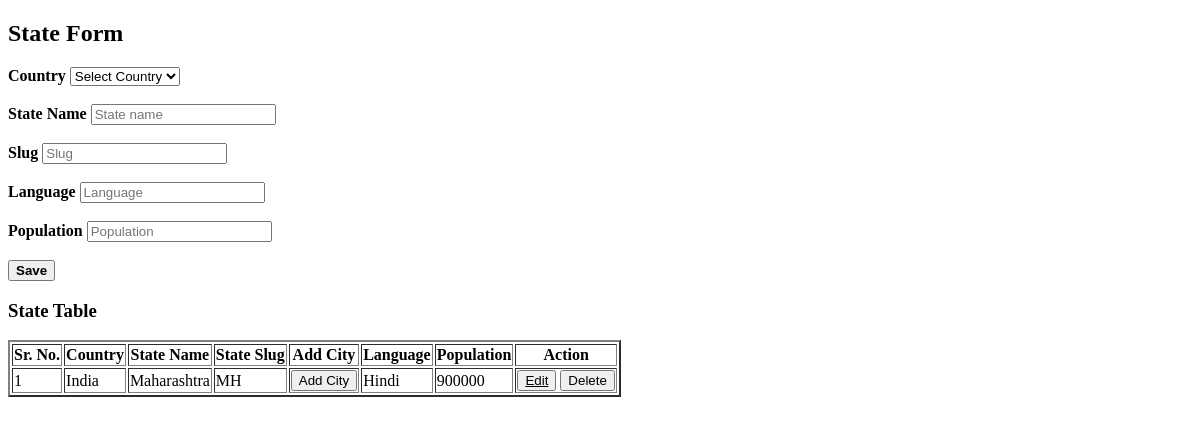
Before: /state with the older database file.
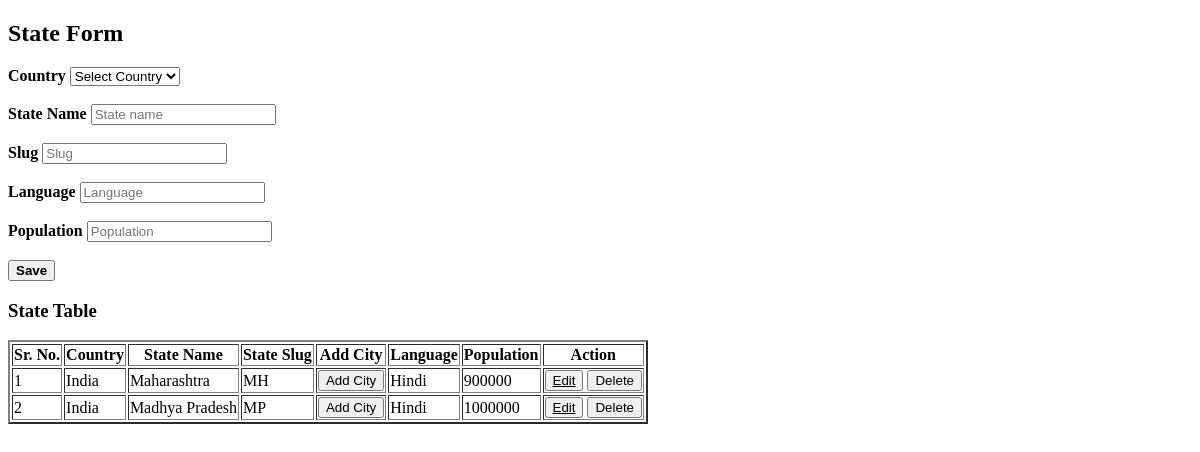
After: the same page with the newer database file.
### location_main/models.py (models this page shows, shortened)
class Base(models.Model):
    is_active = models.BooleanField(default=True)
    Created_date = models.DateTimeField(auto_now_add=True)
    Updated_date = models.DateTimeField(auto_now=True)
    uuid = models.UUIDField(default=uuid.uuid4)
    class Meta:
        abstract = True

class State(Base):
    name = models.CharField(max_length=100)
    slug = models.SlugField(unique=True)
    country = models.ForeignKey(Country, on_delete=models.CASCADE)
    language = models.CharField(max_length=100)
    population = models.IntegerField()

class Country(Base):
    name = models.CharField(max_length=100)
    slug = models.SlugField(unique=True)
    code = models.CharField(max_length=10, unique=True)
    flag = models.ImageField(upload_to='flag')
    is_state_available = models.BooleanField(default=True)

### location_main/views.py (the view, shortened to what this page needs)
# urls.py: path('state',StateView.as_view(), name='state'),
class StateView(View):
    def get(self, request):
        countryobj = Country.objects.filter(is_state_available = True)
        stateobj = State.objects.all()
        context = {'countries': countryobj, 'stateobj': stateobj}
        return render(request, 'state.html', context)

### template/state.html (shortened to what this page needs)
<!DOCTYPE html>
<html lang="en">
<head>
</head>
<body>
    <h2>State Form</h2>
    <div class="container-xxl flex-grow-1 container-p-y">
      <div class="card-body">
        <form action="{% url 'state' %}" enctype="multipart/form-data" method="post">
          <div class="row mb-3">
            <div class="col-md-6">
              <label class="form-label" for="country_id"><b>Country</b></label>
              <select class="form-control" id="country_id" name="country_id">
                <option value="" selected>Select Country</option>
              </select>
            </div><br>
          <div class="row mb-3">
            <div class="col-md-6">
              <label class="form-label" for="state_name"><b>State Name</b></label>
                <input type="text" class="form-control" id="state_name" placeholder="State name" name="state_name" required/>
              </div>
            </div><br>
            <div class="col-md-6">
              <label class="form-label" for="slug"><b>Slug</b></label>
                <input type="text" id="slug" class="form-control" placeholder="Slug" name="state_slug" required />
              </div>
            </div>
          </div><br>
          <div class="row mb-3">
            <div class="col-md-6">
              <label class="form-label" for="language"><b>Language</b></label>
                <input type="text" id="language" class="form-control" placeholder="Language" name="language" required />
              </div>
            </div><br>
            <div class="col-md-6">
              <label class="form-label" for="population"><b>Population</b></label>
                <input type="number" id="population" class="form-control" placeholder="Population" name="population" required />
              </div>
            </div>
          </div><br>
          <button type="submit" class="btn btn-primary"><b>Save</b></button>
       </form><br>
  <h3>State Table</h3>
  <table class="table" border="2px">
    <thead>
      <tr>
        <th>Sr. No.</th>
        <th>Country</th>
        <th>State Name</th>
        <th>State Slug</th>
        <th>Add City</th>
        <th>Language</th>
        <th>Population</th>
        <th>Action</th>
      </tr>
    </thead>
    <tbody>
      {% for state in stateobj %}
        <tr>
          <td>{{ forloop.counter }}</td>
          <td>{{ state.country.name }}</td>
          <td>{{ state.name }}</td>
          <td>{{ state.slug }}</td>
          <td><a href="{% url 'city' %}"><button type="button" class="btn btn-outline-primary">Add City</span></td></a>
          <td>{{ state.language }}</td>
          <td>{{ state.population }}</td>
          <td>
            <button type="button"><a href="{% url 'state_update' state.slug %}" class="btn btn-sm btn-primary" style="color: black;">Edit</a></button>
            <button type="button" onclick="openModal('{{ state.slug }}', '{{ state.name}}')">Delete</button>
          </td>
        </tr>
      {% endfor %}
    </tbody>
  </table>
</body>
</html>

Changed rows visible on the page:
added State: country.name "India", name "Madhya Pradesh", slug "MP", language "Hindi", population "1000000"
